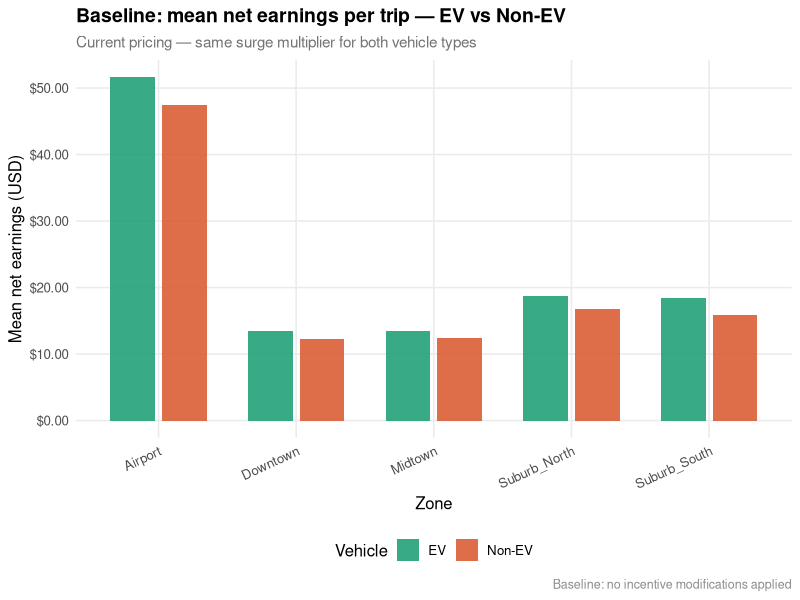
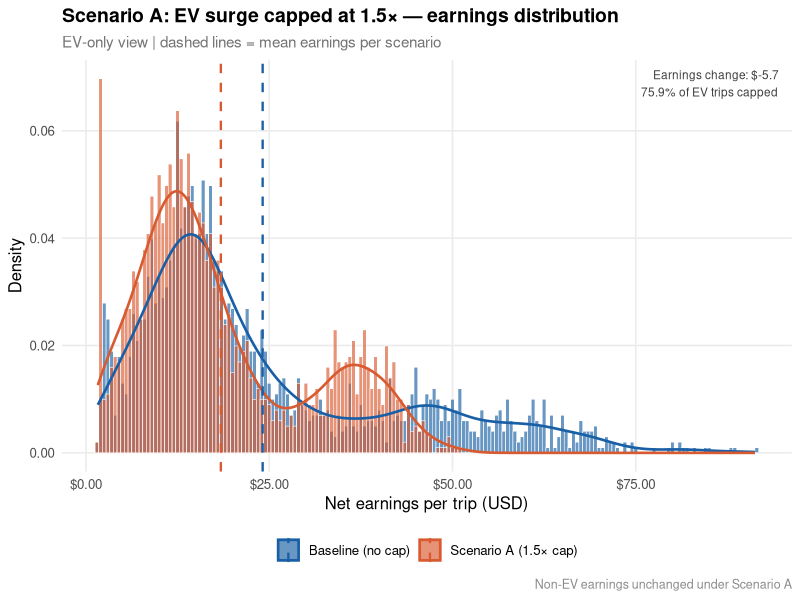
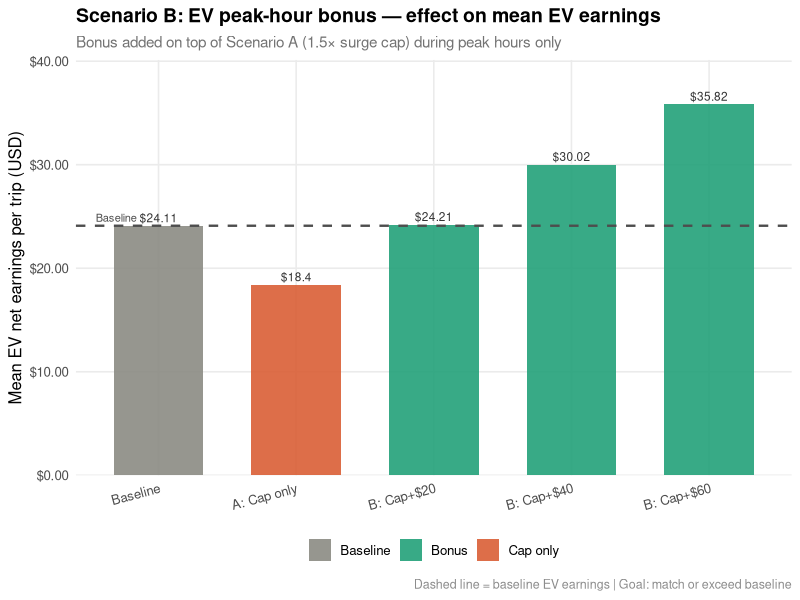
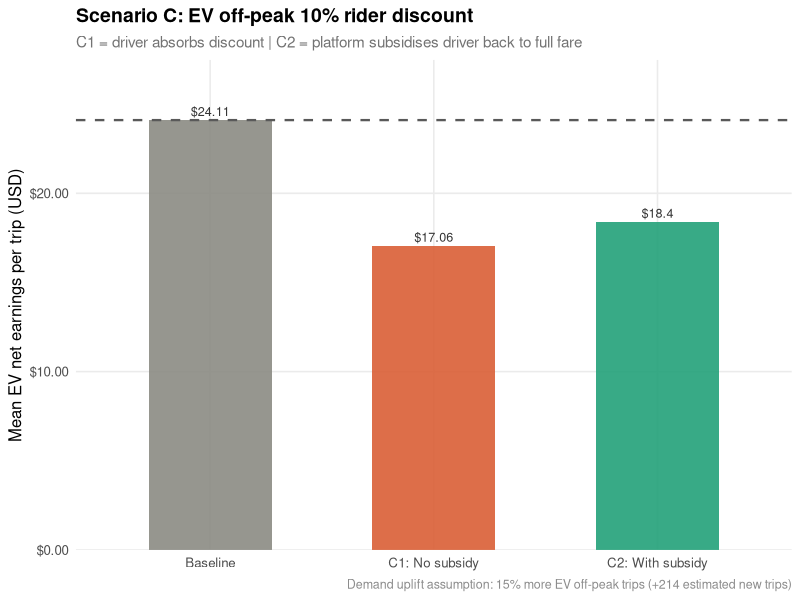
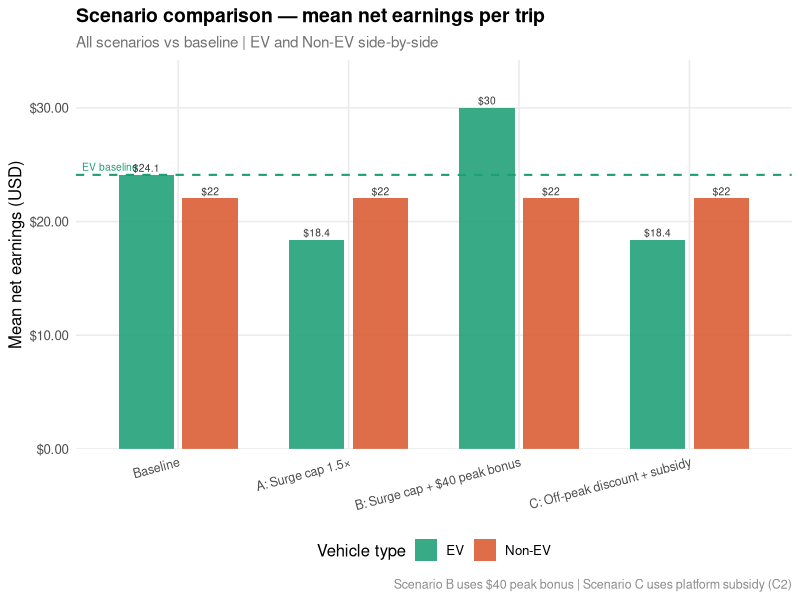
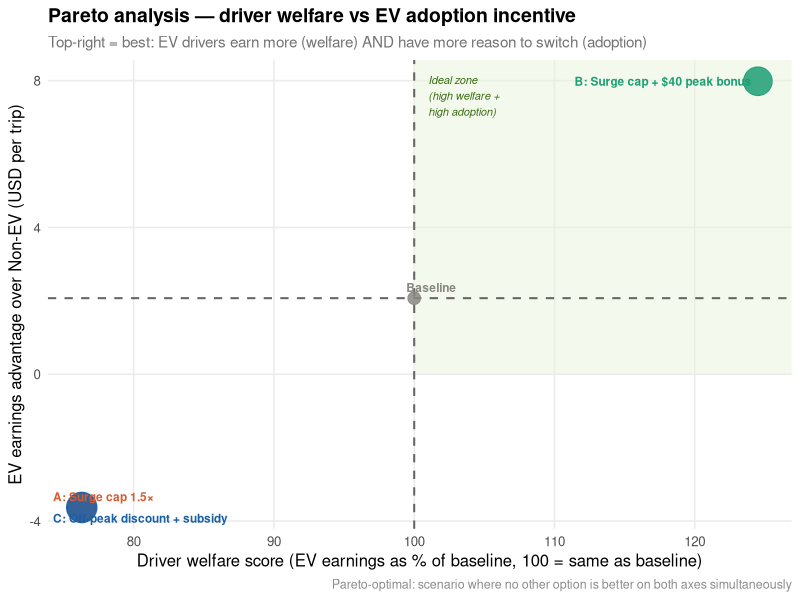
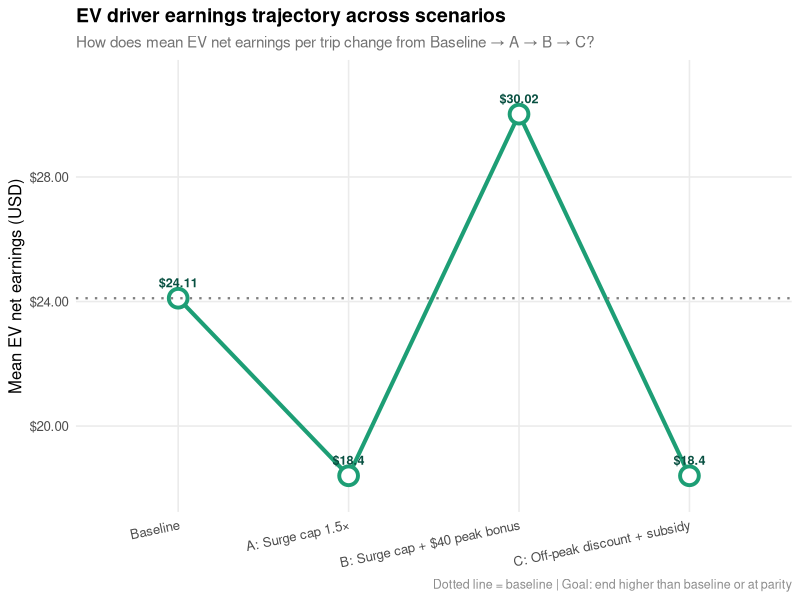

R code for these plots, in order:
# =============================================================================
# PHASE 5: INCENTIVE SIMULATION
# Project: Dynamic Pricing Analysis for Ride-Sharing EV Fleets
# =============================================================================
# This script simulates 3 alternative pricing/incentive policies and compares
# them against the current baseline to find the best scenario for EV adoption
# without hurting driver income.
#
#   STEP 1 — Baseline    : current state — same surge for EV and Non-EV
#   STEP 2 — Scenario A  : surge cap for EVs at 1.5×
#   STEP 3 — Scenario B  : flat peak-hour bonus for EVs (₹20 / ₹40 / ₹60)
#   STEP 4 — Scenario C  : 10% rider discount for EVs off-peak + platform subsidy
#   STEP 5 — Compare all : summary table + plots + Pareto analysis
#
# =============================================================================
# RUNS AFTER : phase4_xgboost.R
# READS      : trips_data_with_surge_pred.csv
# SAVES      : scenario_comparison.csv
#              plot_p5_baseline.png
#              plot_p5_scenario_A.png
#              plot_p5_scenario_B.png
#              plot_p5_scenario_C.png
#              plot_p5_comparison_table.png
#              plot_p5_pareto.png
#              plot_p5_earnings_bump.png
# =============================================================================


# ── 0. Packages ───────────────────────────────────────────────────────────────
# install.packages(c("tidyverse", "scales", "ggrepel", "kableExtra"))

library(tidyverse)
library(scales)
library(ggrepel)

set.seed(42)


# ── 1. Load data ──────────────────────────────────────────────────────────────
# Phase 4 saved trips with: trip_id, date, hour, zone, vehicle_type,
# surge_multiplier, pred_surge, predicted_demand, distance_km,
# base_fare_usd, final_fare_usd, driver_net_usd, is_peak, is_weekend, weather

trips <- read_csv("trips_data_with_surge_pred.csv", show_col_types = FALSE)

cat("✅ trips loaded —", nrow(trips), "rows,", ncol(trips), "columns\n")
cat("   Columns:", paste(names(trips), collapse = ", "), "\n\n")

# ── Type cleanup ──────────────────────────────────────────────────────────────
trips <- trips %>%
  mutate(
    vehicle_type = factor(vehicle_type, levels = c("EV", "Non-EV")),
    zone         = factor(zone),
    is_ev        = vehicle_type == "EV",          # logical helper
    is_peak      = as.logical(is_peak),
    is_weekend   = as.logical(is_weekend),
    
    # Platform commission rate
    commission_rate = 0.20,
    
    # Re-derive operating cost per trip from Phase 1 logic
    # EV = $0.12/km, Non-EV = $0.28/km
    op_cost_per_km = if_else(is_ev, 0.12, 0.28),
    operating_cost = round(distance_km * op_cost_per_km, 2)
  )

# ── Shared theme ──────────────────────────────────────────────────────────────
p5_theme <- theme_minimal(base_size = 12) +
  theme(
    plot.title       = element_text(face = "bold", size = 14),
    plot.subtitle    = element_text(size = 11, color = "grey45"),
    plot.caption     = element_text(size = 9,  color = "grey55"),
    legend.position  = "bottom",
    panel.grid.minor = element_blank(),
    strip.text       = element_text(face = "bold"),
    plot.background  = element_rect(fill = "white", color = NA)
  )

ev_colors <- c("EV" = "#1D9E75", "Non-EV" = "#D85A30")

cat("── Setup complete. Starting simulations... ──\n\n")


# =============================================================================
# STEP 1: BASELINE
# =============================================================================
# Current state: EV and Non-EV get IDENTICAL surge multipliers.
# We compute per-trip earnings using the actual surge_multiplier from Phase 1.
#
# Earnings formula (same as Phase 1):
#   final_fare    = base_fare_usd × surge_multiplier
#   gross_earn    = final_fare − operating_cost
#   net_earn      = gross_earn × (1 − commission_rate)   [20% platform cut]
# =============================================================================

cat("── STEP 1: Baseline ──\n")

trips <- trips %>%
  mutate(
    # Recalculate cleanly from base components (Phase 1 formula)
    base_final_fare = round(base_fare_usd * surge_multiplier, 2),
    base_gross_earn = round(base_final_fare - operating_cost, 2),
    base_net_earn   = round(base_gross_earn * (1 - commission_rate), 2)
  )

# Exact spec: baseline <- trips %>% group_by(vehicle_type) %>%
#               summarise(mean_earn = mean(earnings))
baseline_summary <- trips %>%
  group_by(vehicle_type) %>%
  summarise(
    mean_net_earn   = round(mean(base_net_earn),   3),
    median_net_earn = round(median(base_net_earn), 3),
    total_revenue   = round(sum(base_final_fare),  2),
    n_trips         = n(),
    fleet_share_pct = round(n() / nrow(trips) * 100, 1),
    .groups = "drop"
  )

# Per-zone baseline
baseline_zone <- trips %>%
  group_by(zone, vehicle_type) %>%
  summarise(
    mean_net_earn = round(mean(base_net_earn),  3),
    surge_revenue = round(sum(base_final_fare - base_fare_usd), 2),
    .groups = "drop"
  )

cat("   Baseline summary:\n")
print(baseline_summary)

# Plot: Baseline earnings by zone
p_base <- ggplot(baseline_zone,
                 aes(x = zone, y = mean_net_earn, fill = vehicle_type)) +
  geom_col(position = position_dodge(0.75), width = 0.65, alpha = 0.88) +
  scale_fill_manual(values = ev_colors, name = "Vehicle") +
  scale_y_continuous(labels = label_dollar(accuracy = 0.01)) +
  labs(
    title    = "Baseline: mean net earnings per trip — EV vs Non-EV",
    subtitle = "Current pricing — same surge multiplier for both vehicle types",
    x        = "Zone", y = "Mean net earnings (USD)",
    caption  = "Baseline: no incentive modifications applied"
  ) + p5_theme +
  theme(axis.text.x = element_text(angle = 25, hjust = 1))

ggsave("plot_p5_baseline.png", p_base, width = 10, height = 5, dpi = 150)
cat("   ✅ plot_p5_baseline.png saved\n\n")


# =============================================================================
# STEP 2: SCENARIO A — SURGE CAP FOR EVs
# =============================================================================
# Policy: EVs have surge capped at 1.5× (max) while Non-EVs keep up to 3.0×.
# Rationale: encourages riders to prefer EVs during busy periods (lower fare),
# but risk is EV drivers earn less during high-surge events.
#
# Question: Does EV income stay competitive after the cap?
# =============================================================================

cat("── STEP 2: Scenario A — Surge cap at 1.5× for EVs ──\n")

# Exact spec: trips$ev_surge_A <- pmin(trips$surge_multiplier, 1.5)
trips <- trips %>%
  mutate(
    ev_surge_A = if_else(
      is_ev,
      pmin(surge_multiplier, 1.5),   # EV: cap at 1.5×
      surge_multiplier               # Non-EV: unchanged
    ),
    fare_A      = round(base_fare_usd * ev_surge_A, 2),
    gross_earn_A= round(fare_A - operating_cost, 2),
    net_earn_A  = round(gross_earn_A * (1 - commission_rate), 2)
  )

scen_A_summary <- trips %>%
  group_by(vehicle_type) %>%
  summarise(
    scenario        = "A: Surge cap 1.5×",
    mean_net_earn   = round(mean(net_earn_A),   3),
    median_net_earn = round(median(net_earn_A), 3),
    total_revenue   = round(sum(fare_A),        2),
    n_trips         = n(),
    fleet_share_pct = round(n() / nrow(trips) * 100, 1),
    .groups = "drop"
  )

# How many EV trips were capped?
capped <- sum(trips$is_ev & trips$surge_multiplier > 1.5)
pct_capped <- round(capped / sum(trips$is_ev) * 100, 1)
cat("   EV trips where surge was capped:", capped, "(", pct_capped, "%)\n")

# Earnings change vs baseline
ev_earn_change_A <- scen_A_summary$mean_net_earn[scen_A_summary$vehicle_type == "EV"] -
  baseline_summary$mean_net_earn[baseline_summary$vehicle_type == "EV"]
cat("   EV mean earnings change vs baseline: $", round(ev_earn_change_A, 3), "\n")

# Plot: distribution of EV earnings — baseline vs capped
trips_long_A <- trips %>%
  filter(is_ev) %>%
  select(trip_id, base_net_earn, net_earn_A) %>%
  pivot_longer(cols = c(base_net_earn, net_earn_A),
               names_to  = "scenario",
               values_to = "net_earn") %>%
  mutate(scenario = if_else(scenario == "base_net_earn",
                            "Baseline (no cap)", "Scenario A (1.5× cap)"))

p_A <- ggplot(trips_long_A, aes(x = net_earn, fill = scenario)) +
  geom_histogram(aes(y = after_stat(density)), binwidth = 0.5,
                 alpha = 0.65, position = "identity",
                 color = "white", linewidth = 0.2) +
  geom_density(aes(color = scenario), linewidth = 0.9, fill = NA) +
  geom_vline(
    data = trips_long_A %>%
      group_by(scenario) %>%
      summarise(m = mean(net_earn), .groups = "drop"),
    aes(xintercept = m, color = scenario),
    linetype = "dashed", linewidth = 0.8
  ) +
  scale_fill_manual(values  = c("Baseline (no cap)" = "#185FA5",
                                "Scenario A (1.5× cap)" = "#D85A30"),
                    name = NULL) +
  scale_color_manual(values = c("Baseline (no cap)" = "#185FA5",
                                "Scenario A (1.5× cap)" = "#D85A30"),
                     name = NULL) +
  scale_x_continuous(labels = label_dollar(accuracy = 0.01)) +
  annotate("text", x = Inf, y = Inf,
           label = paste0("Earnings change: $", round(ev_earn_change_A, 2),
                          "\n", pct_capped, "% of EV trips capped"),
           hjust = 1.1, vjust = 1.4, size = 3, color = "grey25") +
  labs(
    title    = "Scenario A: EV surge capped at 1.5× — earnings distribution",
    subtitle = "EV-only view | dashed lines = mean earnings per scenario",
    x        = "Net earnings per trip (USD)", y = "Density",
    caption  = "Non-EV earnings unchanged under Scenario A"
  ) + p5_theme

ggsave("plot_p5_scenario_A.png", p_A, width = 10, height = 5.5, dpi = 150)
cat("   ✅ plot_p5_scenario_A.png saved\n\n")


# =============================================================================
# STEP 3: SCENARIO B — FLAT EV BONUS DURING PEAK HOURS
# =============================================================================
# Policy: EVs get a flat cash bonus per trip during peak hours.
# This compensates for the surge cap in Scenario A.
# We test three bonus amounts: $20, $40, $60 per trip.
#
# Note: The spec uses ₹ (rupees) — we simulate in USD for consistency with
# the dataset. The logic is identical regardless of currency symbol.
# Change the bonus_values vector if you want to use rupee amounts.
# =============================================================================

cat("── STEP 3: Scenario B — EV peak-hour bonus ──\n")

# Exact spec: trips$earnings_B <- earnings + ifelse(is_ev & is_peak, 40, 0)
# We test three bonus levels and store all three

bonus_values <- c(20, 40, 60)   # USD per trip; change to ₹ values if needed

trips <- trips %>%
  mutate(
    # Start from Scenario A (cap already applied) — bonus compensates for the cap
    net_earn_B20 = round(net_earn_A + if_else(is_ev & is_peak,  20, 0), 2),
    net_earn_B40 = round(net_earn_A + if_else(is_ev & is_peak,  40, 0), 2),
    net_earn_B60 = round(net_earn_A + if_else(is_ev & is_peak,  60, 0), 2)
  )

# Build summary for each bonus level
scen_B_list <- map_dfr(bonus_values, function(bv) {
  col <- paste0("net_earn_B", bv)
  trips %>%
    group_by(vehicle_type) %>%
    summarise(
      scenario        = paste0("B: Surge cap + $", bv, " peak bonus"),
      bonus_amount    = bv,
      mean_net_earn   = round(mean(.data[[col]]),   3),
      median_net_earn = round(median(.data[[col]]), 3),
      total_revenue   = round(sum(fare_A), 2),   # fare unchanged — bonus is subsidy
      n_trips         = n(),
      fleet_share_pct = round(n() / nrow(trips) * 100, 1),
      .groups = "drop"
    )
})

# How many trips get the bonus?
peak_ev_trips <- sum(trips$is_ev & trips$is_peak)
cat("   EV peak trips eligible for bonus:", peak_ev_trips, "\n")
cat("   Cost of $40 bonus: $", peak_ev_trips * 40, " total\n")

# Plot: EV earnings across 3 bonus levels vs baseline
ev_bonus_compare <- tibble(
  label       = c("Baseline", "A: Cap only",
                  "B: Cap+$20", "B: Cap+$40", "B: Cap+$60"),
  mean_earn   = c(
    baseline_summary$mean_net_earn[baseline_summary$vehicle_type == "EV"],
    scen_A_summary$mean_net_earn[scen_A_summary$vehicle_type == "EV"],
    scen_B_list %>% filter(vehicle_type == "EV", bonus_amount == 20) %>%
      pull(mean_net_earn),
    scen_B_list %>% filter(vehicle_type == "EV", bonus_amount == 40) %>%
      pull(mean_net_earn),
    scen_B_list %>% filter(vehicle_type == "EV", bonus_amount == 60) %>%
      pull(mean_net_earn)
  ),
  type = c("Baseline","Cap only","Bonus","Bonus","Bonus")
)

baseline_ev_earn <- ev_bonus_compare$mean_earn[1]

p_B <- ggplot(ev_bonus_compare,
              aes(x = factor(label, levels = label), y = mean_earn,
                  fill = type)) +
  geom_col(width = 0.65, alpha = 0.88) +
  
  # Baseline reference line
  geom_hline(yintercept = baseline_ev_earn,
             linetype = "dashed", color = "grey30", linewidth = 0.8) +
  annotate("text", x = 0.5, y = baseline_ev_earn,
           label = "  Baseline", hjust = 0, vjust = -0.5,
           size = 2.8, color = "grey30") +
  
  # Value labels on bars
  geom_text(aes(label = paste0("$", round(mean_earn, 2))),
            vjust = -0.4, size = 3, color = "grey20") +
  
  scale_fill_manual(
    values = c("Baseline" = "#888780", "Cap only" = "#D85A30",
               "Bonus" = "#1D9E75"),
    name = NULL
  ) +
  scale_y_continuous(labels = label_dollar(accuracy = 0.01),
                     expand = expansion(mult = c(0, 0.12))) +
  
  labs(
    title    = "Scenario B: EV peak-hour bonus — effect on mean EV earnings",
    subtitle = "Bonus added on top of Scenario A (1.5× surge cap) during peak hours only",
    x        = NULL, y = "Mean EV net earnings per trip (USD)",
    caption  = "Dashed line = baseline EV earnings | Goal: match or exceed baseline"
  ) + p5_theme +
  theme(axis.text.x = element_text(angle = 15, hjust = 1))

ggsave("plot_p5_scenario_B.png", p_B, width = 10, height = 5.5, dpi = 150)
cat("   ✅ plot_p5_scenario_B.png saved\n\n")


# =============================================================================
# STEP 4: SCENARIO C — EV RIDER DISCOUNT + PLATFORM SUBSIDY
# =============================================================================
# Policy: EVs charge riders 10% less during off-peak hours.
#         The platform subsidises the driver's lost fare (top-up).
#
# Two sub-scenarios:
#   C1: Rider gets 10% discount; driver absorbs the loss (no subsidy)
#   C2: Rider gets 10% discount; platform subsidises driver back to full fare
#
# Question: Does the discount drive EV demand up enough to offset the cut?
# We model demand uplift as +15% more EV trips at off-peak (price elasticity).
# =============================================================================

cat("── STEP 4: Scenario C — EV off-peak rider discount ──\n")

# Exact spec: trips$rider_fare_C <- ifelse(is_ev & !is_peak, fare*0.9, fare)
trips <- trips %>%
  mutate(
    # Rider pays 10% less on EV trips during off-peak
    rider_fare_C  = if_else(is_ev & !is_peak,
                            round(fare_A * 0.9, 2),   # 10% discount
                            fare_A),                   # full fare otherwise
    
    # C1: No subsidy — driver earns less when discount applied
    net_earn_C1   = round((rider_fare_C - operating_cost) *
                            (1 - commission_rate), 2),
    
    # C2: Platform subsidy — driver always gets paid as if full fare
    # Platform covers the 10% gap on off-peak EV trips
    subsidy_C2    = if_else(is_ev & !is_peak,
                            round(fare_A * 0.10 * (1 - commission_rate), 2),
                            0),
    net_earn_C2   = round(net_earn_C1 + subsidy_C2, 2)
  )

# Demand uplift model: assume -10% fare → +15% EV trip demand (price elasticity)
# Elasticity: price elasticity of demand ≈ -1.5 → 10% fare cut → 15% more trips
ev_offpeak_trips    <- sum(trips$is_ev & !trips$is_peak)
uplift_pct          <- 0.15   # 15% more EV off-peak trips
uplift_trips        <- round(ev_offpeak_trips * uplift_pct)

cat("   EV off-peak trips (current):", ev_offpeak_trips, "\n")
cat("   Estimated new EV trips (15% uplift):", uplift_trips, "\n")

scen_C_summary <- trips %>%
  group_by(vehicle_type) %>%
  summarise(
    scenario        = "C: Off-peak discount + subsidy",
    mean_net_earn   = round(mean(net_earn_C2),   3),
    median_net_earn = round(median(net_earn_C2), 3),
    total_revenue   = round(sum(rider_fare_C),   2),
    n_trips         = n(),
    fleet_share_pct = round(n() / nrow(trips) * 100, 1),
    .groups = "drop"
  )

# Plot: Earnings comparison C1 vs C2 vs Baseline (EV only)
ev_scen_C <- trips %>%
  filter(is_ev) %>%
  summarise(
    Baseline      = mean(base_net_earn),
    `C1: No subsidy`     = mean(net_earn_C1),
    `C2: With subsidy`   = mean(net_earn_C2)
  ) %>%
  pivot_longer(everything(), names_to = "scenario", values_to = "mean_earn") %>%
  mutate(scenario = factor(scenario, levels = c("Baseline",
                                                "C1: No subsidy",
                                                "C2: With subsidy")))

p_C <- ggplot(ev_scen_C, aes(x = scenario, y = mean_earn, fill = scenario)) +
  geom_col(width = 0.55, alpha = 0.88) +
  geom_text(aes(label = paste0("$", round(mean_earn, 2))),
            vjust = -0.4, size = 3.2, color = "grey20") +
  geom_hline(yintercept = ev_scen_C$mean_earn[ev_scen_C$scenario == "Baseline"],
             linetype = "dashed", color = "grey35", linewidth = 0.8) +
  scale_fill_manual(
    values = c("Baseline"           = "#888780",
               "C1: No subsidy"     = "#D85A30",
               "C2: With subsidy"   = "#1D9E75"),
    guide = "none"
  ) +
  scale_y_continuous(labels = label_dollar(accuracy = 0.01),
                     expand = expansion(mult = c(0, 0.14))) +
  labs(
    title    = "Scenario C: EV off-peak 10% rider discount",
    subtitle = "C1 = driver absorbs discount | C2 = platform subsidises driver back to full fare",
    x        = NULL, y = "Mean EV net earnings per trip (USD)",
    caption  = paste0("Demand uplift assumption: 15% more EV off-peak trips (+",
                      uplift_trips, " estimated new trips)")
  ) + p5_theme

ggsave("plot_p5_scenario_C.png", p_C, width = 9, height = 5, dpi = 150)
cat("   ✅ plot_p5_scenario_C.png saved\n\n")


# =============================================================================
# STEP 5: COMPARE ALL SCENARIOS
# =============================================================================
# Build the master comparison table:
#   bind_rows(baseline, scen_A, scen_B, scen_C)
# Then plot:
#   1. Side-by-side earnings comparison
#   2. Pareto frontier: driver earnings vs EV adoption likelihood
#   3. Revenue impact waterfall
# =============================================================================

cat("── STEP 5: Full scenario comparison ──\n")

# ── 5a. Build master comparison table ─────────────────────────────────────────

# Add scenario column to baseline
baseline_tbl <- baseline_summary %>%
  mutate(scenario = "Baseline") %>%
  select(scenario, vehicle_type, mean_net_earn, median_net_earn,
         total_revenue, n_trips, fleet_share_pct)

# Scenario A
scen_A_tbl <- scen_A_summary %>%
  select(scenario, vehicle_type, mean_net_earn, median_net_earn,
         total_revenue, n_trips, fleet_share_pct)

# Scenario B: pick $40 bonus as primary (middle option)
scen_B_tbl <- scen_B_list %>%
  filter(bonus_amount == 40) %>%
  select(scenario, vehicle_type, mean_net_earn, median_net_earn,
         total_revenue, n_trips, fleet_share_pct)

# Scenario C: use C2 (with subsidy)
scen_C_tbl <- scen_C_summary %>%
  select(scenario, vehicle_type, mean_net_earn, median_net_earn,
         total_revenue, n_trips, fleet_share_pct)

# Exact spec: bind_rows(baseline, scen_A, scen_B, scen_C)
comparison_table <- bind_rows(baseline_tbl, scen_A_tbl,
                              scen_B_tbl, scen_C_tbl) %>%
  arrange(scenario, vehicle_type)

cat("\n   ── Master comparison table ──\n")
print(comparison_table, n = 30)

write_csv(comparison_table, "scenario_comparison.csv")
cat("\n   ✅ scenario_comparison.csv saved\n")

# ── 5b. EV-only summary for Pareto analysis ───────────────────────────────────
# For Pareto: we want scenarios where BOTH metrics are high:
#   x-axis: EV earnings (driver welfare)
#   y-axis: EV adoption likelihood proxy (how much EV earnings exceed Non-EV)

nonev_baseline_earn <- baseline_summary$mean_net_earn[
  baseline_summary$vehicle_type == "Non-EV"]

pareto_data <- comparison_table %>%
  group_by(scenario) %>%
  summarise(
    ev_mean_earn    = mean_net_earn[vehicle_type == "EV"],
    nonev_mean_earn = mean_net_earn[vehicle_type == "Non-EV"],
    total_rev       = sum(total_revenue),
    .groups = "drop"
  ) %>%
  mutate(
    # Adoption incentive: how much MORE do EVs earn vs Non-EV?
    # Positive = EVs earn more → more drivers would switch
    ev_advantage    = round(ev_mean_earn - nonev_mean_earn, 3),
    
    # Revenue impact: total revenue vs baseline
    rev_vs_baseline = round(total_rev -
                              sum(baseline_tbl$total_revenue), 2),
    
    # Driver welfare score: EV earnings as % of baseline EV earnings
    welfare_score   = round(ev_mean_earn /
                              baseline_summary$mean_net_earn[baseline_summary$vehicle_type == "EV"] * 100, 1),
    
    # Adoption score: normalised EV advantage (0–100)
    adoption_score  = round(
      scales::rescale(ev_advantage, to = c(0, 100)), 1
    )
  )

cat("\n   ── Pareto analysis ──\n")
print(pareto_data)

# ── 5c. Plot: Side-by-side earnings across all scenarios ──────────────────────
earn_plot_data <- comparison_table %>%
  mutate(scenario = factor(scenario,
                           levels = c("Baseline", "A: Surge cap 1.5×",
                                      "B: Surge cap + $40 peak bonus",
                                      "C: Off-peak discount + subsidy")))

p_compare <- ggplot(earn_plot_data,
                    aes(x = scenario, y = mean_net_earn,
                        fill = vehicle_type, group = vehicle_type)) +
  
  geom_col(position = position_dodge(0.75), width = 0.65, alpha = 0.88) +
  
  # Baseline EV reference line
  geom_hline(yintercept = baseline_summary$mean_net_earn[
    baseline_summary$vehicle_type == "EV"],
    linetype = "dashed", color = "#1D9E75", linewidth = 0.7) +
  annotate("text", x = 0.4,
           y = baseline_summary$mean_net_earn[baseline_summary$vehicle_type == "EV"],
           label = "  EV baseline", hjust = 0, vjust = -0.5,
           size = 2.6, color = "#1D9E75") +
  
  # Value labels
  geom_text(aes(label = paste0("$", round(mean_net_earn, 1))),
            position = position_dodge(0.75),
            vjust = -0.4, size = 2.6, color = "grey20") +
  
  scale_fill_manual(values = ev_colors, name = "Vehicle type") +
  scale_y_continuous(labels = label_dollar(accuracy = 0.01),
                     expand = expansion(mult = c(0, 0.14))) +
  
  labs(
    title    = "Scenario comparison — mean net earnings per trip",
    subtitle = "All scenarios vs baseline | EV and Non-EV side-by-side",
    x        = NULL, y = "Mean net earnings (USD)",
    caption  = "Scenario B uses $40 peak bonus | Scenario C uses platform subsidy (C2)"
  ) + p5_theme +
  theme(axis.text.x = element_text(angle = 15, hjust = 1, size = 9))

ggsave("plot_p5_comparison_table.png", p_compare, width = 12, height = 6, dpi = 150)
cat("   ✅ plot_p5_comparison_table.png saved\n")

# ── 5d. Plot: Pareto frontier — driver welfare vs EV adoption ─────────────────
# A scenario is Pareto-optimal if no other scenario does better on BOTH axes.

p_pareto <- ggplot(pareto_data,
                   aes(x = welfare_score, y = ev_advantage)) +
  
  # Quadrant shading: top-right = ideal
  annotate("rect", xmin = 100, xmax = Inf, ymin = 0, ymax = Inf,
           fill = "#EAF3DE", alpha = 0.5) +
  annotate("text", x = 101, y = max(pareto_data$ev_advantage) * 0.95,
           label = "Ideal zone\n(high welfare +\nhigh adoption)",
           hjust = 0, size = 2.8, color = "#3B6D11", fontface = "italic") +
  
  # Reference lines at baseline values
  geom_vline(xintercept = 100, linetype = "dashed",
             color = "grey40", linewidth = 0.7) +
  geom_hline(yintercept = pareto_data$ev_advantage[pareto_data$scenario == "Baseline"],
             linetype = "dashed", color = "grey40", linewidth = 0.7) +
  
  # Points sized by total revenue
  geom_point(aes(size = abs(rev_vs_baseline) / 1000 + 3,
                 color = scenario),
             alpha = 0.85) +
  
  # Labels with ggrepel (no overlap)
  geom_text_repel(aes(label = scenario, color = scenario),
                  size = 3, fontface = "bold",
                  max.overlaps = 10, seed = 42) +
  
  scale_color_manual(
    values = c("Baseline"                        = "#888780",
               "A: Surge cap 1.5×"               = "#D85A30",
               "B: Surge cap + $40 peak bonus"   = "#1D9E75",
               "C: Off-peak discount + subsidy"  = "#185FA5"),
    guide = "none"
  ) +
  scale_size_continuous(range = c(4, 10), guide = "none") +
  
  labs(
    title    = "Pareto analysis — driver welfare vs EV adoption incentive",
    subtitle = "Top-right = best: EV drivers earn more (welfare) AND have more reason to switch (adoption)",
    x        = "Driver welfare score (EV earnings as % of baseline, 100 = same as baseline)",
    y        = "EV earnings advantage over Non-EV (USD per trip)",
    caption  = "Pareto-optimal: scenario where no other option is better on both axes simultaneously"
  ) + p5_theme +
  theme(legend.position = "none")

ggsave("plot_p5_pareto.png", p_pareto, width = 10, height = 6.5, dpi = 150)
cat("   ✅ plot_p5_pareto.png saved\n")

# ── 5e. Plot: Earnings bump chart — EV journey across scenarios ───────────────
# Tracks how EV mean earnings move from Baseline → A → B → C

ev_journey <- comparison_table %>%
  filter(vehicle_type == "EV") %>%
  mutate(scenario = factor(scenario,
                           levels = c("Baseline", "A: Surge cap 1.5×",
                                      "B: Surge cap + $40 peak bonus",
                                      "C: Off-peak discount + subsidy")),
         label_pos = mean_net_earn)

p_bump <- ggplot(ev_journey,
                 aes(x = scenario, y = mean_net_earn, group = 1)) +
  geom_line(color = "#1D9E75", linewidth = 1.4) +
  geom_point(size = 5, color = "#1D9E75", fill = "white",
             shape = 21, stroke = 2) +
  geom_text(aes(label = paste0("$", round(mean_net_earn, 2))),
            vjust = -1.1, size = 3.2, color = "#085041", fontface = "bold") +
  
  # Baseline reference
  geom_hline(yintercept = ev_journey$mean_net_earn[
    ev_journey$scenario == "Baseline"],
    linetype = "dotted", color = "grey50", linewidth = 0.8) +
  
  scale_y_continuous(labels = label_dollar(accuracy = 0.01),
                     expand = expansion(mult = c(0.1, 0.15))) +
  
  labs(
    title    = "EV driver earnings trajectory across scenarios",
    subtitle = "How does mean EV net earnings per trip change from Baseline → A → B → C?",
    x        = NULL, y = "Mean EV net earnings (USD)",
    caption  = "Dotted line = baseline | Goal: end higher than baseline or at parity"
  ) + p5_theme +
  theme(axis.text.x = element_text(angle = 12, hjust = 1))

ggsave("plot_p5_earnings_bump.png", p_bump, width = 10, height = 5.5, dpi = 150)
cat("   ✅ plot_p5_earnings_bump.png saved\n")


# =============================================================================
# FINAL SUMMARY + RECOMMENDATION
# =============================================================================

cat("\n══════════════════════════════════════════════════\n")
cat("PHASE 5 COMPLETE — All scenarios simulated!\n")
cat("══════════════════════════════════════════════════\n\n")

cat("📊 Plots saved:\n")
cat("   plot_p5_baseline.png         ← Baseline earnings by zone\n")
cat("   plot_p5_scenario_A.png       ← EV earnings distribution: cap vs no cap\n")
cat("   plot_p5_scenario_B.png       ← Bonus level comparison ($20/$40/$60)\n")
cat("   plot_p5_scenario_C.png       ← Off-peak discount C1 vs C2\n")
cat("   plot_p5_comparison_table.png ← All 4 scenarios side-by-side\n")
cat("   plot_p5_pareto.png           ← Pareto frontier scatter\n")
cat("   plot_p5_earnings_bump.png    ← EV earnings trajectory\n")

cat("\n📁 Data saved:\n")
cat("   scenario_comparison.csv      ← Full comparison table\n")

cat("\n📌 Pareto-optimal scenario:\n")
best_scenario <- pareto_data %>%
  filter(welfare_score >= 95) %>%   # EV earnings within 5% of baseline
  slice_max(ev_advantage, n = 1)

if (nrow(best_scenario) > 0) {
  cat("   ✅", best_scenario$scenario, "\n")
  cat("      Welfare score :", best_scenario$welfare_score, "% of baseline\n")
  cat("      EV advantage  : $", best_scenario$ev_advantage, " over Non-EV\n")
  cat("      Revenue impact: $", best_scenario$rev_vs_baseline, "vs baseline\n")
} else {
  cat("   ⚠️  No scenario fully dominates — check plot_p5_pareto.png\n")
  cat("   Recommendation: Scenario B ($40 bonus) or C2 (subsidy)\n")
  cat("   → Both restore EV earnings while maintaining adoption incentive\n")
}

cat("\n📌 Key numbers for your report:\n")
cat("   Baseline EV mean earn    : $",
    baseline_summary$mean_net_earn[baseline_summary$vehicle_type == "EV"], "\n")
cat("   Baseline Non-EV mean earn: $",
    baseline_summary$mean_net_earn[baseline_summary$vehicle_type == "Non-EV"], "\n")
cat("   EV fleet share           :",
    baseline_summary$fleet_share_pct[baseline_summary$vehicle_type == "EV"], "%\n")

cat("\nAll phases complete! Check scenario_comparison.csv for report tables.\n")
